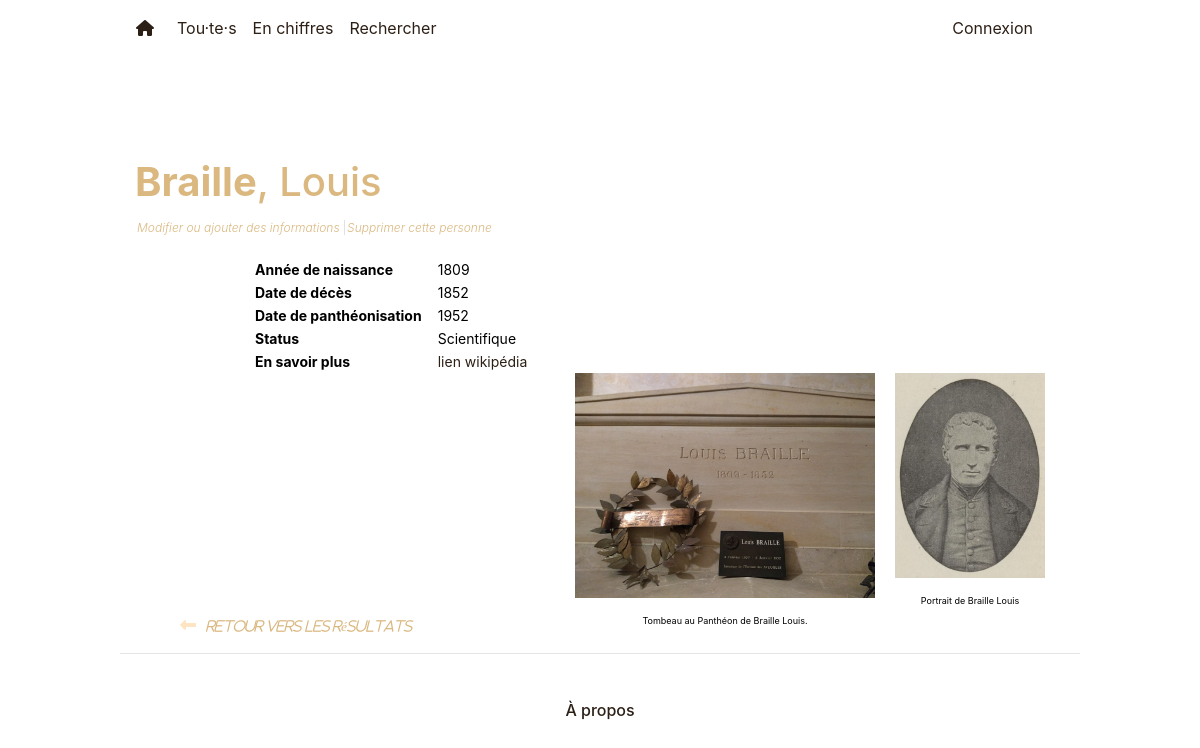
The app's page /person/63 with its own data.
### app/modeles/data.py (models this page shows, shortened)
class Pantheonises(db.Model):
    id = db.Column(db.Integer, primary_key=True, autoincrement=True)
    name = db.Column(db.Text)
    firstname = db.Column(db.Text)
    status = db.Column(db.Text)
    pantheonisation = db.Column(db.Integer)
    birth = db.Column(db.Integer)
    death = db.Column(db.Integer)
    sex = db.Column(db.Text)
    wiki_link = db.Column(db.Text)
    image_id = db.relationship("Images", backref="pantheonises", uselist=False)

class Images(db.Model):
    id = db.Column(db.Integer, primary_key=True, autoincrement=True)
    pers_id = db.Column(db.Integer, db.ForeignKey("pantheonises.id"))
    portrait_path = db.Column(db.Text)
    portrait_desc = db.Column(db.Text)
    date = db.Column(db.Text)
    tomb_path = db.Column(db.Text)

### app/routes/crud_person.py (the view)
@app.route("/person/<int:person_id>")
def person(person_id):
    if person_id:
        person = Pantheonises.query.filter(Pantheonises.id == person_id).first()
        referrer = request.referrer
        return render_template("pages/person.html", result=person, back_page=referrer)
    else:
        return render_template("errors/404.html"), 404

### app/templates/pages/person.html
{% extends 'conteneur.html' %} {% block content %}
<div>
    <br>
    <br>
    <br>
    <div class="container">
        <h1 class="resultsTable"><b>{{result.name}}</b>, {{result.firstname}}</h2>
            <div>{% if current_user.is_authenticated %}
                <a class="toModifyLink" href="{{url_for( 'update_person', person_id=result.id)}} ">Modifier ou ajouter des informations</a>
                <a class="border-left toModifyLink" href="{{url_for( 'delete_person', person_id=result.id)}} ">Supprimer cette personne</a> {%else%}
                <a class="toModifyLink" href="{{url_for('connexion')}}">Modifier ou ajouter des informations</a>
                <a class="border-left toModifyLink" href="{{url_for('connexion')}}">Supprimer cette personne</a>{% endif %}</div>
            <table summary="Informations" style="margin-top:20px;">
                <tbody class="personText ">
                    <tr>
                        <td class="personLabel ">Année de naissance</td>
                        <td>{{result.birth}}</td>
                    </tr>
                    <tr>
                        <td class="personLabel ">Date de décès</td>
                        <td>{{result.death}}</td>
                    </tr>
                    <tr>
                        <td class="personLabel ">Date de panthéonisation</td>
                        <td>{{result.pantheonisation}}</td>
                    </tr>
                    <tr>
                        <td class="personLabel ">Status</td>
                        <td>{{result.status}}</td>
                    </tr>
                    <tr>
                        <td class="personLabel ">En savoir plus</td>
                        <td>
                            <a href="{{result.wiki_link}} " target="_blank ">lien wikipédia</a></td>
                    </tr>
                </tbody>
            </table>
            <div class="rounded float-right">
                {% if result.image_id.portrait_path %}
                <p><img src="{{ result.image_id.portrait_path }} " width="150px"></p>
                <p class="legendText">{% if result.image_id.desc %}{{result.image_id.portrait_desc}} {%else%} Portrait de {{result.name}} {{result.firstname}}{% endif %} {%if result.image_id.date %} en {{result.image_id.date}}{% endif %}
                </p> {% endif %}</div>
            {% if result.image_id.tomb_path %}
            <div class="rounded float-right">
                <p><img src="{{ result.image_id.tomb_path }} " width="300px "></p>
                <p class="legendText">Tombeau au Panthéon de {{result.name}} {{result.firstname}}. {% endif %}
                </p>
            </div>
    </div>
</div>
<br>
<br>
<br>
<br>
<br>
<br>
<br>
<br>
<br>
<br> {%if back_page%}
<p><i class="fas fa-long-arrow-alt-left backArrow "><a class="backPageLink " href="{{back_page}} ">Retour vers les résultats</a>
</i>
</p>
{%endif%}{% endblock content %}

### app/static/css/style.css (style rules this page uses)
.resultsTable { padding-top: 30px; }
.personText { font-size: 14px; }
.personLabel { font-weight: 700; padding: 0px 15px 0px 120px; }
.legendText { font-size: 9px; text-align: center; }
.backArrow { padding-left: 60px; color: bisque; }
.backPageLink { font-size: smaller; font-weight: 200; padding-left: 10px; color: #dab880; font-style: italic; }
.toModifyLink { font-size: 12px; font-weight: 300; padding-left: 2px; color: #dab880; font-style: italic; }

### records on screen
Pantheonises: name "Braille", firstname "Louis", birth "1809", death "1852", pantheonisation "1952", status "Scientifique"
Images: image_id.portrait_path (picture), image_id.tomb_path (picture)
